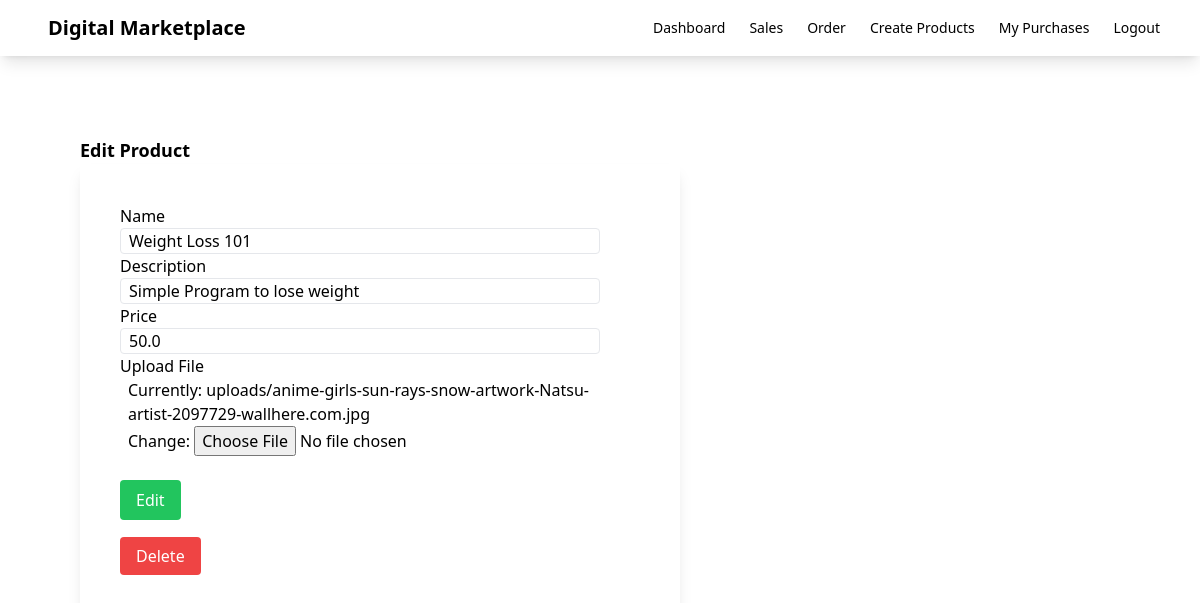
Screenshot of /editproduct/1/ (signed in) with the database file from the repository.
### myapp/models.py (models this page shows, shortened)
class Product(models.Model):
    seller = models.ForeignKey(User,on_delete=models.CASCADE)
    name = models.CharField(max_length=100)
    description = models.CharField(max_length=200)
    price = models.FloatField()
    file = models.FileField(upload_to='uploads')
    total_sales_amount = models.IntegerField(default=0)
    total_sales = models.IntegerField(default=0)

### myapp/views.py (the view)
# urls.py: path('editproduct/<int:id>/',views.edit_product,name='edit_product'),
def edit_product(request,id):
    product = Product.objects.get(id=id)
    if product.seller != request.user:
        return redirect('invalid')
    product_form = ProductForm(request.POST or None,request.FILES or None, instance = product)
    if request.method == 'POST':
        if product_form.is_valid:
            product_form.save()
            return redirect('index')
    return render(request,'myapp/product_edit.html',{'product_form':product_form,'product':product})

### myapp/forms.py
class ProductForm(forms.ModelForm):
    class Meta:
        model = Product
        fields = ['name','description','price','file']

### myapp/templates/myapp/product_edit.html (shortened to what this page needs)
{% extends 'myapp/base.html' %}
{% block body %}
<div class="w-1/2 m-20">
    <h1 class="font-bold text-lg">Edit Product</h1>
    <form class="shadow-lg p-10" method="POST" enctype="multipart/form-data">
        <div>
            <label>Name</label>
            <div class="border rounded appearance-none p-y2 px-2 mr-10">
                {{product_form.name}}
            </div>
        </div>
        <div>
            <label>Description</label>
            <div class="border rounded appearance-none p-y2 px-2 mr-10">
                {{product_form.description}}
            </div>
        </div>
        <div>
            <label>Price</label>
            <div class="border rounded appearance-none p-y2 px-2 mr-10">
                {{product_form.price}}
            </div>
        </div>
        <div>
            <label>Upload File</label>
            <div class="rounded appearance-none p-y2 px-2 mr-10">
                {{product_form.file}}
            </div>
        </div>
       <div class="mt-6">
        <button class="bg-green-500 text-white px-4 py-2 rounded" type="submit">Edit</button>
       </div>
       <div class="mt-6">
        <a href="{% url 'delete' product.id %}" class="bg-red-500 text-white px-4 py-2 rounded">Delete</a>
       </div>
    </form>
</div>
{% endblock %}

### rows the page displays
Product: name "Weight Loss 101", description "Simple Program to lose weight", price "50.0"
